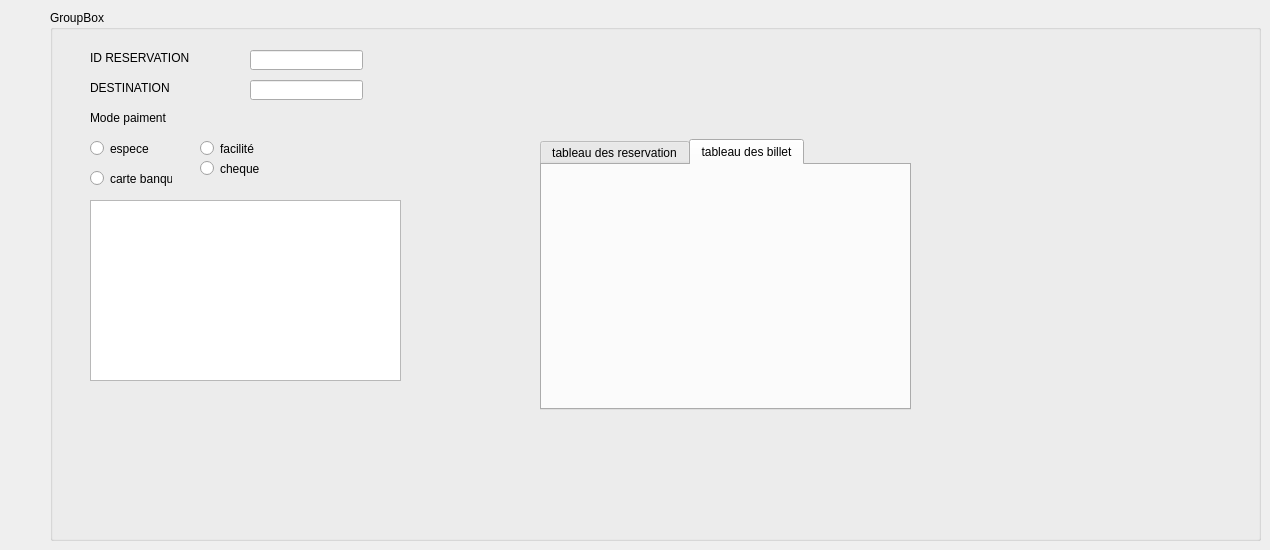
      <widget class="QWidget" name="tab_3">
       <attribute name="title">
        <string>Ajouter une reservation</string>
       </attribute>
       <widget class="QGroupBox" name="groupBox">
        <property name="geometry">
         <rect>
          <x>50</x>
          <y>10</y>
          <width>1211</width>
          <height>531</height>
         </rect>
        </property>
        <property name="title">
         <string>GroupBox</string>
        </property>
        <widget class="QLineEdit" name="le_idreservation">
         <property name="geometry">
          <rect>
           <x>200</x>
           <y>40</y>
           <width>113</width>
           <height>20</height>
          </rect>
         </property>
        </widget>
        <widget class="QLabel" name="label_12">
         <property name="geometry">
          <rect>
           <x>40</x>
           <y>70</y>
           <width>111</width>
           <height>16</height>
          </rect>
         </property>
         <property name="text">
          <string>DESTINATION</string>
         </property>
        </widget>
        <widget class="QLabel" name="label_9">
         <property name="geometry">
          <rect>
           <x>40</x>
           <y>40</y>
           <width>121</width>
           <height>16</height>
          </rect>
         </property>
         <property name="text">
          <string>ID RESERVATION</string>
         </property>
        </widget>
        <widget class="QLineEdit" name="le_destination">
         <property name="geometry">
          <rect>
           <x>200</x>
           <y>70</y>
           <width>113</width>
           <height>20</height>
          </rect>
         </property>
        </widget>
        <widget class="QTableView" name="tab_reservation">
         <property name="geometry">
          <rect>
           <x>40</x>
           <y>190</y>
           <width>311</width>
           <height>181</height>
          </rect>
         </property>
        </widget>
        <widget class="QLabel" name="label_15">
         <property name="geometry">
          <rect>
           <x>40</x>
           <y>100</y>
           <width>101</width>
           <height>16</height>
          </rect>
         </property>
         <property name="text">
          <string>Mode paiment </string>
         </property>
        </widget>
        <widget class="QRadioButton" name="radioButton">
         <property name="geometry">
          <rect>
           <x>150</x>
           <y>150</y>
           <width>82</width>
           <height>17</height>
          </rect>
         </property>
         <property name="text">
          <string>cheque</string>
         </property>
        </widget>
        <widget class="QRadioButton" name="radioButton_2">
         <property name="geometry">
          <rect>
           <x>40</x>
           <y>130</y>
           <width>82</width>
           <height>17</height>
          </rect>
         </property>
         <property name="text">
          <string>espece</string>
         </property>
        </widget>
        <widget class="QRadioButton" name="radioButton_3">
         <property name="geometry">
          <rect>
           <x>150</x>
           <y>130</y>
           <width>82</width>
           <height>17</height>
          </rect>
         </property>
         <property name="text">
          <string>facilité</string>
         </property>
        </widget>
        <widget class="QRadioButton" name="radioButton_4">
         <property name="geometry">
          <rect>
           <x>40</x>
           <y>160</y>
           <width>82</width>
           <height>17</height>
          </rect>
         </property>
         <property name="text">
          <string>carte banquire</string>
         </property>
        </widget>
        <widget class="QTabWidget" name="tabbillet">
         <property name="geometry">
          <rect>
           <x>490</x>
           <y>129</y>
           <width>371</width>
           <height>271</height>
          </rect>
         </property>
         <property name="currentIndex">
          <number>1</number>
         </property>
         <widget class="QWidget" name="tab_2">
          <attribute name="title">
           <string>tableau des reservation</string>
          </attribute>
         </widget>
         <widget class="QWidget" name="tab_4">
          <attribute name="title">
           <string>tableau des billet</string>
          </attribute>
         </widget>
        </widget>
       </widget>
      </widget>
